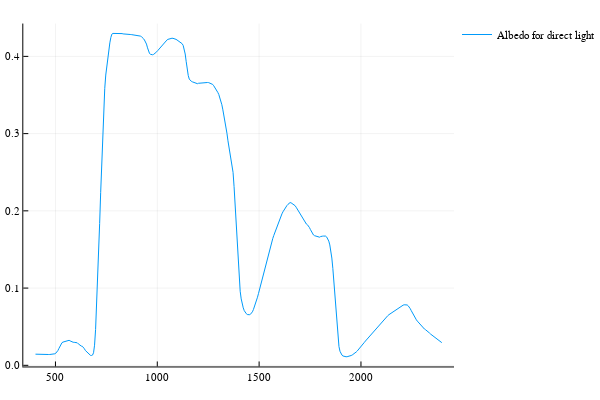

Source (notebook cell):
### Code cell
plot(FluspectMod.wl,FluspectMod.canRad.alb_direct, label="Albedo for direct light")

### Figure 1 — Plotly figure (JSON) as saved in the notebook; plotly's stock layout.template omitted (floating-point values rounded to 4 significant figures; data arrays with more than 128 entries replaced by an {"elided": "..."} marker saying what was removed)
{"data": [{"colorbar": {"title": {"text": ""}}, "hoverinfo": "text", "legendgroup": "Albedo for direct light", "line": {"color": "rgba(0, 154, 250, 1.000)", "dash": "solid", "shape": "linear", "width": 1}, "mode": "lines", "name": "Albedo for direct light", "showlegend": true, "text": {"elided": "400 null values"}, "type": "scatter", "x": {"elided": "400 int values"}, "xaxis": "x", "y": {"elided": "400 float values"}, "yaxis": "y", "zmax": null, "zmin": null}], "layout": {"annotations": [], "height": 400, "legend": {"bgcolor": "rgba(255, 255, 255, 1.000)", "bordercolor": "rgba(0, 0, 0, 1)", "font": {"color": "rgba(0, 0, 0, 1)", "family": "sans-serif", "size": 11}, "tracegroupgap": 0, "x": 1, "y": 1}, "margin": {"b": 20, "l": 0, "r": 0, "t": 20}, "paper_bgcolor": "rgba(255, 255, 255, 1.000)", "plot_bgcolor": "rgba(255, 255, 255, 1.000)", "showlegend": true, "width": 600, "xaxis": {"anchor": "y", "domain": [0.05101, 0.9934], "gridcolor": "rgba(0, 0, 0, 0.1)", "gridwidth": 0.5, "linecolor": "rgba(0, 0, 0, 1)", "mirror": false, "range": [342.1, 2457.0], "showgrid": true, "showline": true, "showticklabels": true, "tickangle": 0, "tickcolor": "rgb(0, 0, 0)", "tickfont": {"color": "rgba(0, 0, 0, 1)", "family": "sans-serif", "size": 11}, "tickmode": "array", "ticks": "inside", "ticktext": ["500", "1000", "1500", "2000"], "tickvals": [500, 1000, 1500, 2000], "title": {"font": {"color": "rgba(0, 0, 0, 1)", "family": "sans-serif", "size": 15}, "text": ""}, "type": "linear", "visible": true, "zeroline": false, "zerolinecolor": "rgba(0, 0, 0, 1)"}, "yaxis": {"anchor": "x", "domain": [0.03762, 0.9902], "gridcolor": "rgba(0, 0, 0, 0.1)", "gridwidth": 0.5, "linecolor": "rgba(0, 0, 0, 1)", "mirror": false, "range": [-0.001486, 0.4425], "showgrid": true, "showline": true, "showticklabels": true, "tickangle": 0, "tickcolor": "rgb(0, 0, 0)", "tickfont": {"color": "rgba(0, 0, 0, 1)", "family": "sans-serif", "size": 11}, "tickmode": "array", "ticks": "inside", "ticktext": ["0.0", "0.1", "0.2", "0.3", "0.4"], "tickvals": [0, 0.1, 0.2, 0.3, 0.4], "title": {"font": {"color": "rgba(0, 0, 0, 1)", "family": "sans-serif", "size": 15}, "text": ""}, "type": "linear", "visible": true, "zeroline": false, "zerolinecolor": "rgba(0, 0, 0, 1)"}}}
